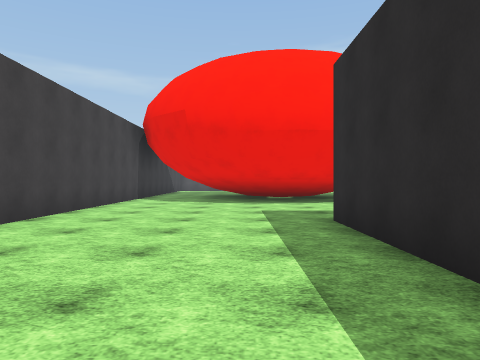
view 1 (above)

22 first-person views from a walk through a scene from a Unity 3-D project. The camera is 1.3 m above the floor, looks level and sees 70° across. The floor is counted in squares, 2 m on a side. Each view is taken from the middle of a square. On the plan, view 1 faces up. The plan holds only what a view shows up to about 10 squares ahead; the rest is blank. The place goes on beyond the plan. The player character is not drawn. Surface patterns are stand-ins for the level's own textures.

view 2
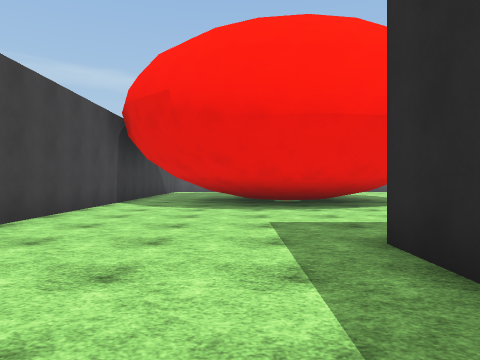

view 3
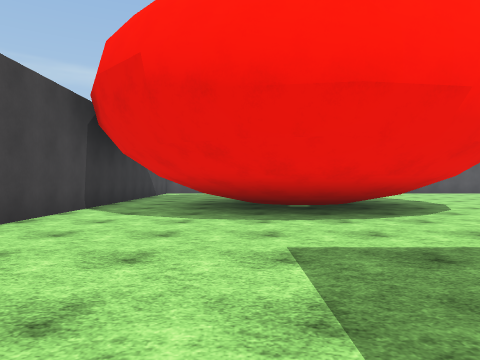

view 4
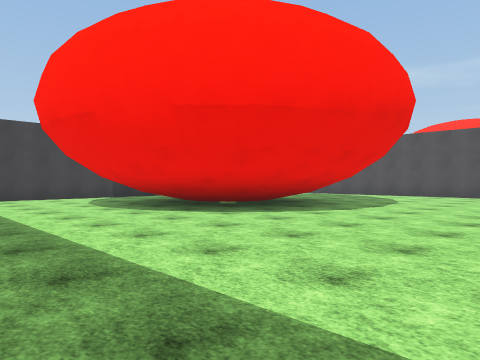

view 5
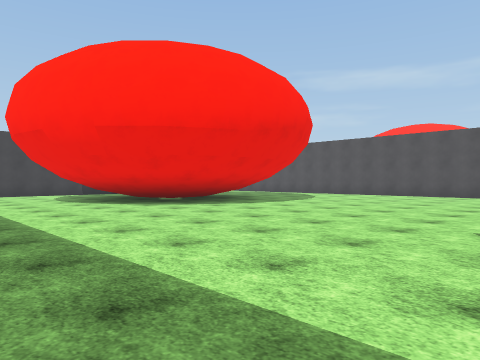

view 6
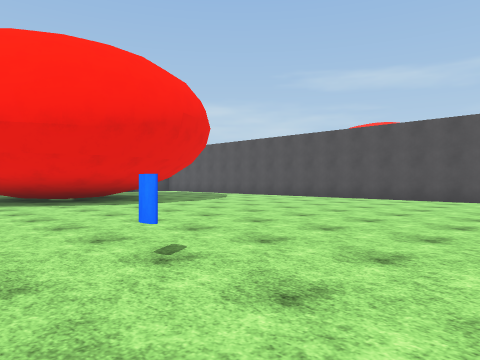

view 7
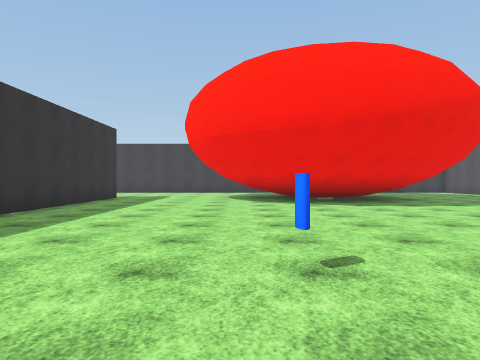

view 8
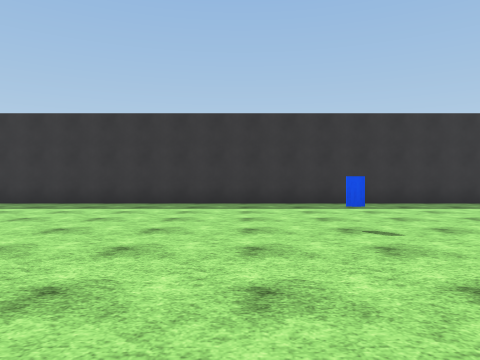

view 9
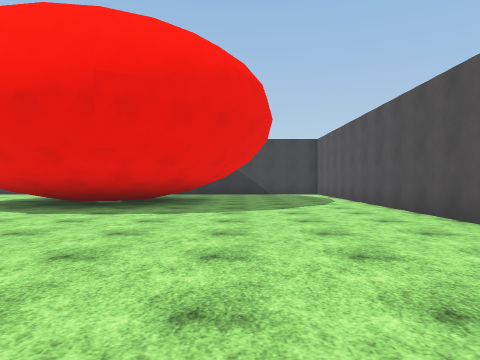

view 10
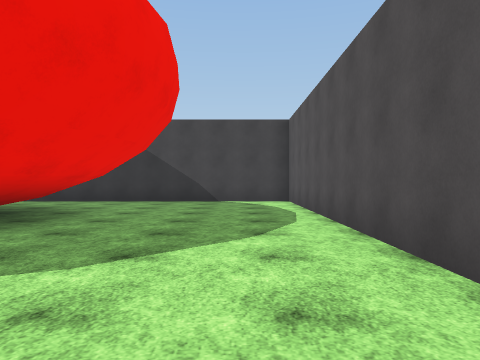

view 11
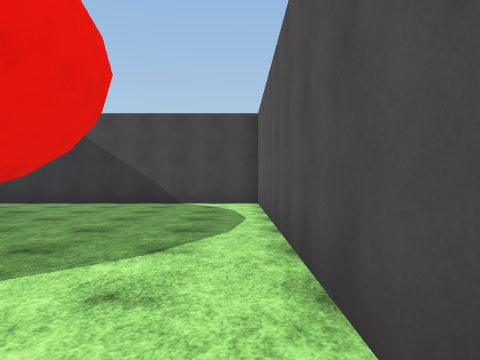

view 12
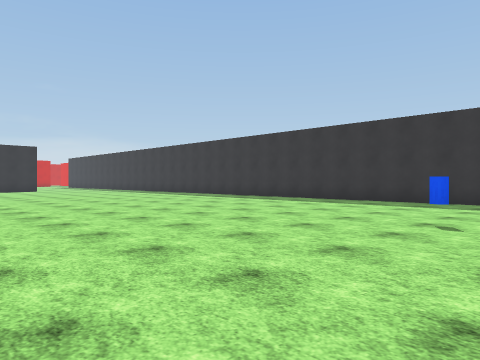

view 13
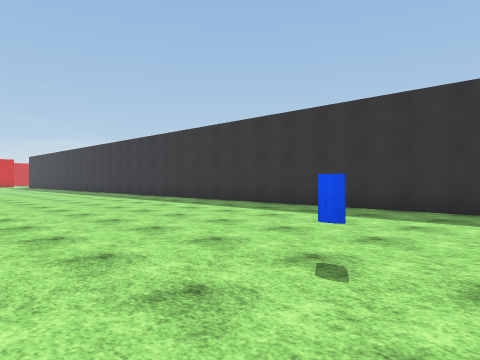

view 14
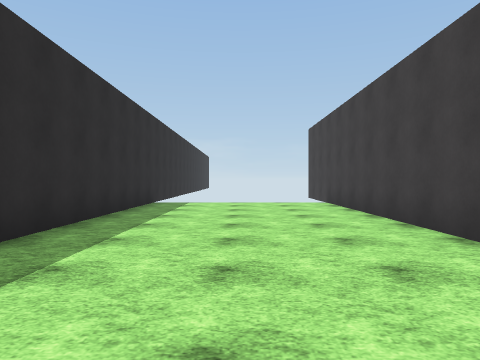

view 15
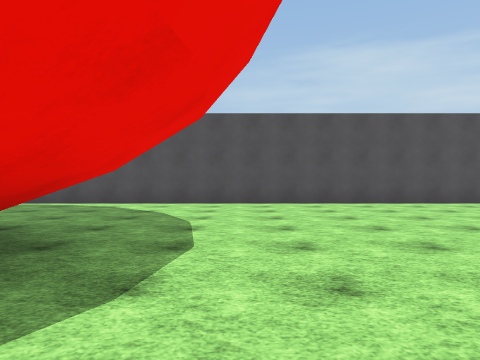

view 16
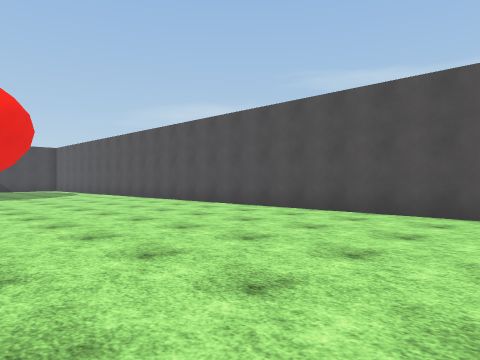

view 17
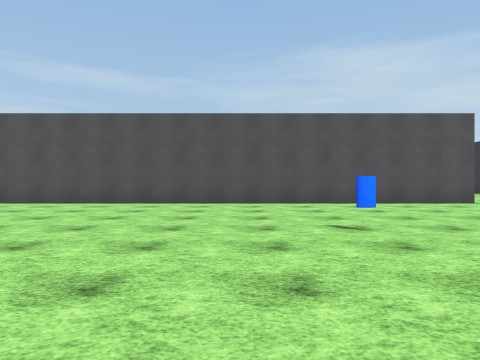

view 18
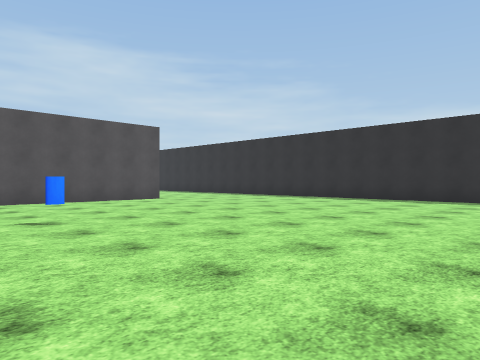

view 19
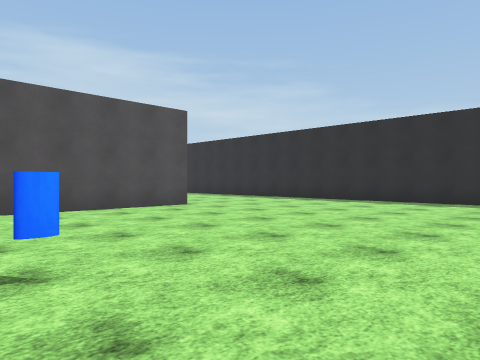

view 20
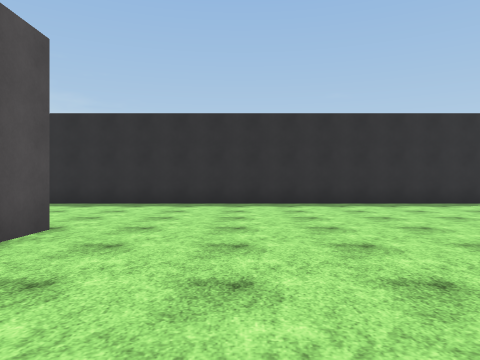

view 21
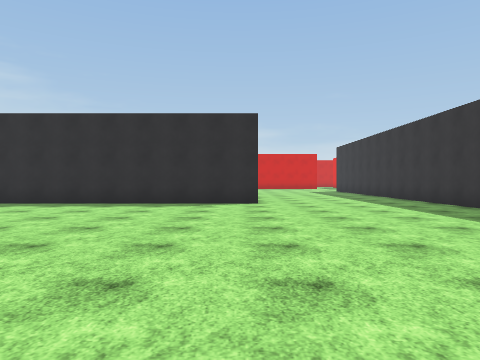

view 22
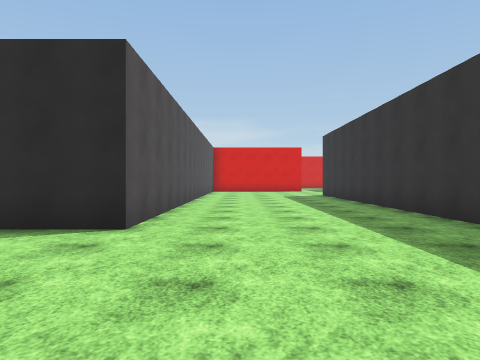

### Floor plan
Key: @ floor where view 1 was taken; # wall or solid block; . floor; O other object.
Columns run from 4 left of view 1 to 37 right of it. Each row starts with its distance up from view 1.
 23                                    .#
 22                                  ...#
 21 ###############################.....#
 20 #...................................#
 19 #...................................#
 18 #...................................#
 17 #...................................#
 16 #...####............................#
 15 #..  ####.................O.........#
 14 #.     ###..........................#
 13 #.     ###..........................#
 12 #. ##  ###..........................#
 11 #..######...........................######
 10 #...####.......O..........................
  9 #........................   ..............
  8 #.......................      ............
  7 #.......................       ...........
  6 #...... ................         .........
  5 #.....###################         ########
  4 #.....#
  3 #.....#
  2 #.....#
  1 #.....#
  0 #...@.#
 -1 #.....#
 -2 #     #

Where each view was taken, in squares from view 1:
view 1: 0 up, 0 right, facing up
view 2: 2 up, 0 right, facing up
view 3: 4 up, 0 right, facing up
view 4: 6 up, 9 right, facing up-left
view 5: 6 up, 12 right, facing up-left
view 6: 9 up, 14 right, facing up-left
view 7: 10 up, 14 right, facing left
view 8: 15 up, 13 right, facing down
view 9: 17 up, 12 right, facing left
view 10: 19 up, 7 right, facing left
view 11: 20 up, 6 right, facing left
view 12: 16 up, 10 right, facing down-right
view 13: 13 up, 10 right, facing down-right
view 14: 8 up, 1 left, facing down
view 15: 11 up, 6 right, facing up
view 16: 14 up, 18 right, facing up-left
view 17: 11 up, 20 right, facing up
view 18: 10 up, 20 right, facing up-right
view 19: 13 up, 21 right, facing up-right
view 20: 18 up, 22 right, facing right
view 21: 11 up, 22 right, facing right
view 22: 9 up, 27 right, facing right
